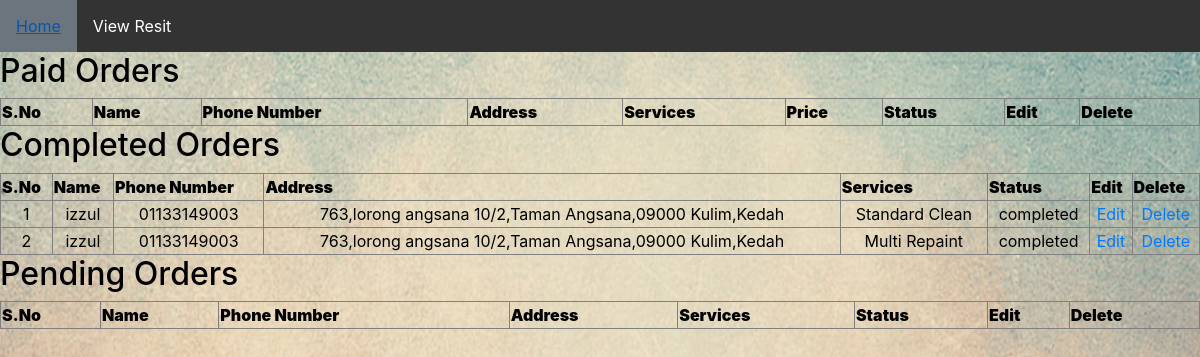
The page /view_admin.php (signed in) on the database its author committed.
### tables this page shows
CREATE TABLE `booking` (
  `id` int NOT NULL,
  `trn_date` datetime NOT NULL,
  `name` varchar(225) NOT NULL,
  `phone_num` int NOT NULL,
  `address` varchar(255) NOT NULL,
  `service` varchar(50) NOT NULL,
  `price` decimal(10,2) NOT NULL,
  `status` varchar(255) NOT NULL
);

### view_admin.php (the view, shortened to what this page needs)
<?php
require('database.php');
?>
<!DOCTYPE html>
<html>
<head>
<link rel="stylesheet" type="text/css" href="style.css">
<link rel="stylesheet" href="css/style.css" />
</head>
<body>
<ul>
  <li><a class="active" href="admin.php">Home</a></li>
  <li><a class="#news" href="viewpayment.php">View Resit</a></li>
</ul>
<div class="w3-container w3-black w3-padding-64 w3-xxlarge">
<div class="form">
<h2>Paid Orders</h2>
<table width="100%" border="1" style="border-collapse:collapse;">
<thead>
<tr><th><strong>S.No</strong></th><th><strong>Name</strong></th><th><strong>Phone Number</strong></th><th><strong>Address</strong></th><th><strong>Services</strong></th><th><strong>Price</strong></th><th><strong>Status</strong></th><th><strong>Edit</strong></th><th><strong>Delete</strong></th></tr>
</thead>
</table>
<h2>Completed Orders</h2>
<table width="100%" border="1" style="border-collapse:collapse;">
<thead>
<tr><th><strong>S.No</strong></th><th><strong>Name</strong></th><th><strong>Phone Number</strong></th><th><strong>Address</strong></th><th><strong>Services</strong></th><th><strong>Status</strong></th><th><strong>Edit</strong></th><th><strong>Delete</strong></th></tr>
</thead>
<tbody>
<?php
$count=1;
$sql="Select * from booking where status = 'completed';";
$result = mysqli_query($conn,$sql);
while($row = mysqli_fetch_assoc($result)) { ?>
<tr><td align="center"><?php echo $count; ?></td><td align="center"><?php echo $row["name"]; ?></td><td align="center">0<?php echo $row["phone_num"]; ?></td><td align="center"><?php echo $row["address"]; ?></td><td align="center"><?php echo $row["service"]; ?></td><td align="center"><?php echo $row["status"]; ?></td><td align="center"><a href="editorder_admin.php?id=<?php echo $row["id"]; ?>">Edit</a></td><td align="center"><a href="deleteorder.php?id=<?php echo $row["id"]; ?>">Delete</a></td></tr>
<?php $count++; } ?>
</tbody>
</table>
<h2>Pending Orders</h2>
<table width="100%" border="1" style="border-collapse:collapse;">
<thead>
<tr><th><strong>S.No</strong></th><th><strong>Name</strong></th><th><strong>Phone Number</strong></th><th><strong>Address</strong></th><th><strong>Services</strong></th><th><strong>Status</strong></th><th><strong>Edit</strong></th><th><strong>Delete</strong></th></tr>
</thead>
</table>
<br /><br /><br /><br />
</div>
</body>
</html>

### view_admin.php (style rules this page uses)
body { background-image: url("adminbg.jpg"); background-position: auto; background-size: 1363px 800px; }
ul { list-style-type: none; margin: 0; padding: 0; overflow: hidden; background-color: #333; }
li { float: left; }
li a { display: block; color: white; text-align: center; padding: 14px 16px; text-decoration: none; }
.active { background-color: #6c757d; }

### rows shown on the page
booking: name "izzul", phone_num "1133149003", address "763,lorong angsana 10/2,Taman Angsana,09000 Kulim,Kedah", service "Standard Clean", status "completed"
booking: name "izzul", phone_num "1133149003", address "763,lorong angsana 10/2,Taman Angsana,09000 Kulim,Kedah", service "Multi Repaint", status "completed"
